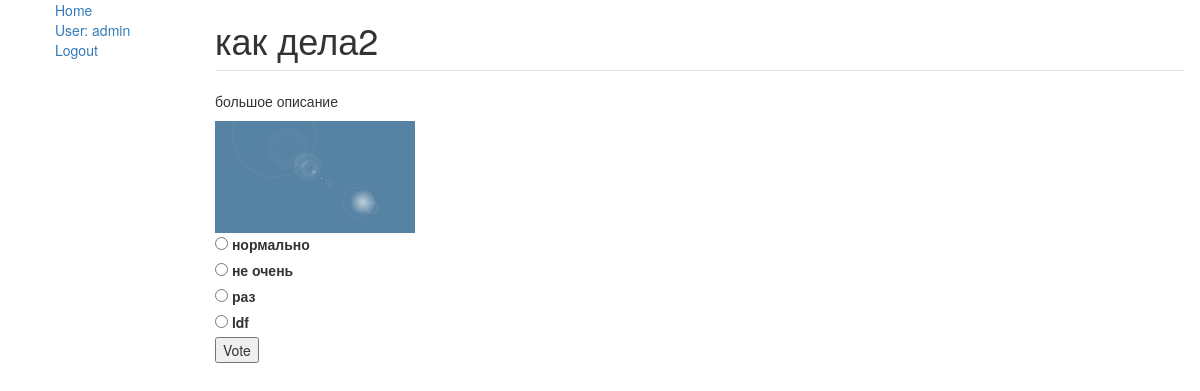
The app's page /polls/2/ (signed in) with its own data.
### polls/models.py (models this page shows, shortened)
class AdvUser(AbstractUser):
    avatar = models.ImageField(upload_to='polls/media/avatars', blank=False)

class Question(models.Model):
    question_text = models.CharField(max_length=200)
    pub_date = models.DateTimeField('date published')
    question_votes = models.IntegerField(default=0)
    short_description = models.CharField(max_length=400)
    description = models.CharField(max_length=3000)
    image = models.ImageField(upload_to='media/questions', blank=True)
    @property
    def was_published_recently(self):
        return self.pub_date >= timezone.now() - datetime.timedelta(days=1)

class Choice(models.Model):
    question = models.ForeignKey(Question, on_delete=models.CASCADE)
    choice_text = models.CharField(max_length=200)
    votes = models.IntegerField(default=0)

### polls/views.py (the view)
# urls.py: path('<int:pk>/', views.DetailView.as_view(), name='detail'),
class DetailView(generic.DetailView):
    model = Question
    template_name = 'polls/detail.html'
    def get_object(self, queryset=None):
        question = super(DetailView, self).get_object(queryset)
        if question.was_published_recently or self.request.user.is_staff:
            return question
        else:
            raise PermissionDenied()

### polls/templates/polls/detail.html (shortened to what this page needs)
{% extends "polls/base_generic.html" %}
{% block content %}
<form action="{% url 'polls:vote' question.id %}" method="post">
    <fieldset>
        <legend>
            <h1>{{question.question_text}}</h1>
        </legend>
        <p>{{question.description}}</p>
        {%if question.image%}
        <img style="width: 200px"  src="/polls{{ question.image.url }}">
        <br>
        {%endif%}
        {% for choice in question.choice_set.all %}
        <input type="radio" name="choice" id="choice{{forloop.counter}}" value="{{choice.id}}">
        <label for="choice{{forloop.counter}}">{{choice.choice_text}}</label><br>
        {% endfor %}
    </fieldset>
    <input type="submit" value="Vote">
</form>
{% endblock %}

### polls/templates/polls/base_generic.html (shortened to what this page needs)
<!DOCTYPE html>
<html lang="en">
<head>
    <link rel="stylesheet" href="https://maxcdn.bootstrapcdn.com/bootstrap/3.3.7/css/bootstrap.min.css">
</head>
<body>
<div class="container-fluid">
    <div class="row">
        <div class="col-sm-2">
            {% block sidebar %}
            <ul class="sidebar-nav">
                <li style="list-style-type: none;"><a href="{% url 'polls:index' %}">Home</a></li>
                {% if user.is_authenticated %}
                <li style="list-style-type: none;"><a href="{% url 'polls:profile' request.user.id %}">User: {{ user.get_username }}</a></li>
                <li style="list-style-type: none;"><a href="{% url 'logout'%}?next={{request.path}}">Logout</a></li>
                {% else %}
                <li style="list-style-type: none;"><a href="{% url 'login'%}?next={{request.path}}">Login</a></li>
                <li style="list-style-type: none;"><a href="{% url 'polls:signup'%}?next={{request.path}}">Sign Up</a>
                </li>
                {% endif %}
            </ul>
            {% endblock %}
        </div>
        <div class="col-sm-10 ">
            {% block content %}{% endblock %}
        </div>
    </div>
</div>
</body>
</html>

### records on screen
AdvUser: get_username "admin"
Question: question_text "как дела2", description "большое описание", image (placeholder picture)
Choice: choice_text "нормально"
Choice: choice_text "не очень"
Choice: choice_text "раз"
Choice: choice_text "ldf"
